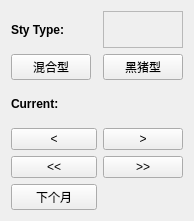
   <widget class="QWidget" name="StySet" native="true">
    <property name="geometry">
     <rect>
      <x>530</x>
      <y>190</y>
      <width>191</width>
      <height>221</height>
     </rect>
    </property>
    <layout class="QGridLayout" name="gridLayout_2">
     <item row="0" column="0">
      <widget class="QLabel" name="stytype">
       <property name="font">
        <font>
         <weight>75</weight>
         <bold>true</bold>
        </font>
       </property>
       <property name="text">
        <string>Sty Type:</string>
       </property>
      </widget>
     </item>
     <item row="1" column="0">
      <widget class="QPushButton" name="btnmix">
       <property name="font">
        <font>
         <weight>50</weight>
         <bold>false</bold>
        </font>
       </property>
       <property name="text">
        <string>混合型</string>
       </property>
      </widget>
     </item>
     <item row="2" column="0">
      <widget class="QLabel" name="current">
       <property name="font">
        <font>
         <weight>75</weight>
         <bold>true</bold>
        </font>
       </property>
       <property name="text">
        <string>Current:</string>
       </property>
      </widget>
     </item>
     <item row="4" column="0" colspan="2">
      <widget class="QPushButton" name="btnleft">
       <property name="font">
        <font>
         <weight>50</weight>
         <italic>false</italic>
         <bold>false</bold>
        </font>
       </property>
       <property name="text">
        <string>&lt;</string>
       </property>
      </widget>
     </item>
     <item row="5" column="2">
      <widget class="QPushButton" name="btnright2">
       <property name="font">
        <font>
         <weight>50</weight>
         <bold>false</bold>
        </font>
       </property>
       <property name="text">
        <string>&gt;&gt;</string>
       </property>
      </widget>
     </item>
     <item row="1" column="2">
      <widget class="QPushButton" name="btnsingle">
       <property name="font">
        <font>
         <weight>50</weight>
         <bold>false</bold>
        </font>
       </property>
       <property name="text">
        <string>黑猪型</string>
       </property>
      </widget>
     </item>
     <item row="5" column="0" colspan="2">
      <widget class="QPushButton" name="btnleft2">
       <property name="font">
        <font>
         <weight>50</weight>
         <bold>false</bold>
        </font>
       </property>
       <property name="text">
        <string>&lt;&lt;</string>
       </property>
      </widget>
     </item>
     <item row="4" column="2">
      <widget class="QPushButton" name="btnright">
       <property name="font">
        <font>
         <weight>50</weight>
         <bold>false</bold>
        </font>
       </property>
       <property name="text">
        <string>&gt;</string>
       </property>
      </widget>
     </item>
     <item row="0" column="2">
      <widget class="QLabel" name="curstytype">
       <property name="frameShape">
        <enum>QFrame::StyledPanel</enum>
       </property>
       <property name="text">
        <string/>
       </property>
      </widget>
     </item>
     <item row="6" column="0" colspan="2">
      <widget class="QPushButton" name="btnnextmonth">
       <property name="text">
        <string>下个月</string>
       </property>
      </widget>
     </item>
     <item row="2" column="2">
      <widget class="QLabel" name="curstynum">
       <property name="text">
        <string/>
       </property>
      </widget>
     </item>
    </layout>
   </widget>
